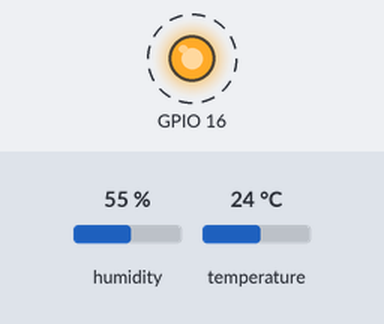
Bench run of a sketch on a simulated ESP32. Shown: output pins drawn as LEDs (lit = HIGH). Dashed ring = blinking. The inputs (shaded band) are chosen by the test bench; at power-on: humidity 55 %, temperature 24 °C. What the sketch prints to the serial monitor is not drawn.

Above: at 0.5 s.
Timing chart, 0 to 4.6 s (numbered marks = the images above):
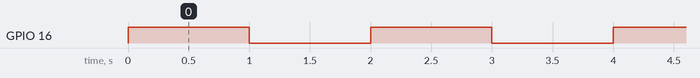

The sketch:

DHT_ESP32.ino
```cpp
#include "DHTesp.h" // Click here to get the library: http://librarymanager/All#DHTesp
#include <Ticker.h>

#ifndef ESP32
#pragma message(THIS EXAMPLE IS FOR ESP32 ONLY!)
#error Select ESP32 board.
#endif

/**************************************************************/
/* Example how to read DHT sensors from an ESP32 using multi- */
/* tasking.                                                   */
/* This example depends on the Ticker library to wake up      */
/* the task every 20 seconds                                  */
/**************************************************************/

DHTesp dht;

void tempTask(void *pvParameters);
bool getTemperature();
void triggerGetTemp();

/** Task handle for the light value read task */
TaskHandle_t tempTaskHandle = NULL;
/** Ticker for temperature reading */
Ticker tempTicker;
/** Comfort profile */
ComfortState cf;
/** Flag if task should run */
bool tasksEnabled = false;
/** Pin number for DHT11 data pin */
int dhtPin = 17;

/**
 * initTemp
 * Setup DHT library
 * Setup task and timer for repeated measurement
 * @return bool
 *    true if task and timer are started
 *    false if task or timer couldn't be started
 */
bool initTemp() {
  byte resultValue = 0;
  // Initialize temperature sensor
	dht.setup(dhtPin, DHTesp::DHT11);
	Serial.println("DHT initiated");

  // Start task to get temperature
	xTaskCreatePinnedToCore(
			tempTask,                       /* Function to implement the task */
			"tempTask ",                    /* Name of the task */
			4000,                           /* Stack size in words */
			NULL,                           /* Task input parameter */
			5,                              /* Priority of the task */
			&tempTaskHandle,                /* Task handle. */
			1);                             /* Core where the task should run */

  if (tempTaskHandle == NULL) {
    Serial.println("Failed to start task for temperature update");
    return false;
  } else {
    // Start update of environment data every 20 seconds
    tempTicker.attach(20, triggerGetTemp);
  }
  return true;
}

/**
 * triggerGetTemp
 * Sets flag dhtUpdated to true for handling in loop()
 * called by Ticker getTempTimer
 */
void triggerGetTemp() {
  if (tempTaskHandle != NULL) {
	   xTaskResumeFromISR(tempTaskHandle);
  }
}

/**
 * Task to reads temperature from DHT11 sensor
 * @param pvParameters
 *    pointer to task parameters
 */
void tempTask(void *pvParameters) {
	Serial.println("tempTask loop started");
	while (1) // tempTask loop
  {
    if (tasksEnabled) {
      // Get temperature values
			getTemperature();
		}
    // Got sleep again
		vTaskSuspend(NULL);
	}
}

/**
 * getTemperature
 * Reads temperature from DHT11 sensor
 * @return bool
 *    true if temperature could be aquired
 *    false if aquisition failed
*/
bool getTemperature() {
	// Reading temperature for humidity takes about 250 milliseconds!
	// Sensor readings may also be up to 2 seconds 'old' (it's a very slow sensor)
  TempAndHumidity newValues = dht.getTempAndHumidity();
	// Check if any reads failed and exit early (to try again).
	if (dht.getStatus() != 0) {
		Serial.println("DHT11 error status: " + String(dht.getStatusString()));
		return false;
	}

	float heatIndex = dht.computeHeatIndex(newValues.temperature, newValues.humidity);
  float dewPoint = dht.computeDewPoint(newValues.temperature, newValues.humidity);
  float cr = dht.getComfortRatio(cf, newValues.temperature, newValues.humidity);

  String comfortStatus;
  switch(cf) {
    case Comfort_OK:
      comfortStatus = "Comfort_OK";
      break;
    case Comfort_TooHot:
      comfortStatus = "Comfort_TooHot";
      break;
    case Comfort_TooCold:
      comfortStatus = "Comfort_TooCold";
      break;
    case Comfort_TooDry:
      comfortStatus = "Comfort_TooDry";
      break;
    case Comfort_TooHumid:
      comfortStatus = "Comfort_TooHumid";
      break;
    case Comfort_HotAndHumid:
      comfortStatus = "Comfort_HotAndHumid";
      break;
    case Comfort_HotAndDry:
      comfortStatus = "Comfort_HotAndDry";
      break;
    case Comfort_ColdAndHumid:
      comfortStatus = "Comfort_ColdAndHumid";
      break;
    case Comfort_ColdAndDry:
      comfortStatus = "Comfort_ColdAndDry";
      break;
    default:
      comfortStatus = "Unknown:";
      break;
  };

  Serial.println(" T:" + String(newValues.temperature) + " H:" + String(newValues.humidity) + " I:" + String(heatIndex) + " D:" + String(dewPoint) + " " + comfortStatus);
	return true;
}

void setup()
{
  pinMode(16, OUTPUT);
  Serial.begin(115200);
  Serial.println();
  Serial.println("DHT ESP32 example with tasks");
  initTemp();
  // Signal end of setup() to tasks
  tasksEnabled = true;
}

void loop() {
  digitalWrite(16, HIGH);   // turn the LED on (HIGH is the voltage level)
  delay(1000);                       // wait for a second
  digitalWrite(16, LOW);    // turn the LED off by making the voltage LOW
  delay(1000);                       // wait for a second
  if (!tasksEnabled) {
    // Wait 2 seconds to let system settle down
    delay(2000);
    // Enable task that will read values from the DHT sensor
    tasksEnabled = true;
    if (tempTaskHandle != NULL) {
			vTaskResume(tempTaskHandle);
		}
  }
  yield();
}
```

Measured:
- by itself, GPIO 16: alternates HIGH for 1.0 s and LOW for 1.0 s
